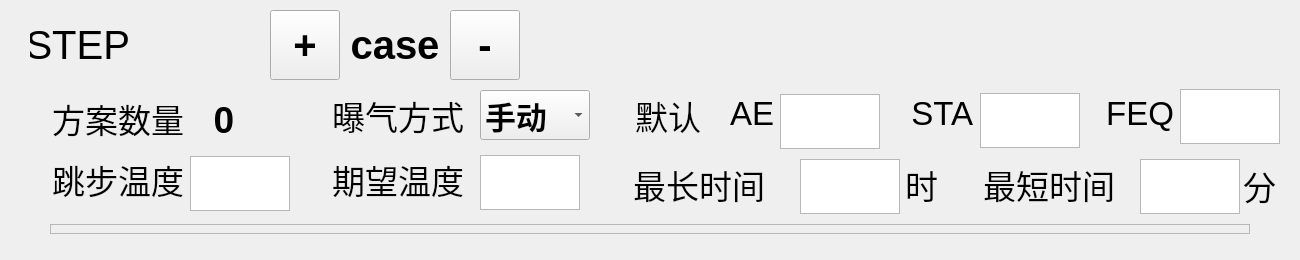
<?xml version="1.0" encoding="UTF-8"?>
<ui version="4.0">
 <class>FerStepForm</class>
 <widget class="QWidget" name="FerStepForm">
  <property name="geometry">
   <rect>
    <x>0</x>
    <y>0</y>
    <width>1300</width>
    <height>260</height>
   </rect>
  </property>
  <property name="sizePolicy">
   <sizepolicy hsizetype="Preferred" vsizetype="Preferred">
    <horstretch>0</horstretch>
    <verstretch>0</verstretch>
   </sizepolicy>
  </property>
  <property name="windowTitle">
   <string>Form</string>
  </property>
  <widget class="QLabel" name="label">
   <property name="geometry">
    <rect>
     <x>30</x>
     <y>20</y>
     <width>100</width>
     <height>50</height>
    </rect>
   </property>
   <property name="font">
    <font>
     <pointsize>30</pointsize>
    </font>
   </property>
   <property name="text">
    <string>STEP</string>
   </property>
   <property name="alignment">
    <set>Qt::AlignRight|Qt::AlignTrailing|Qt::AlignVCenter</set>
   </property>
   <property name="margin">
    <number>0</number>
   </property>
  </widget>
  <widget class="QLabel" name="step_seq_label">
   <property name="geometry">
    <rect>
     <x>140</x>
     <y>19</y>
     <width>50</width>
     <height>50</height>
    </rect>
   </property>
   <property name="font">
    <font>
     <pointsize>30</pointsize>
    </font>
   </property>
   <property name="frameShadow">
    <enum>QFrame::Raised</enum>
   </property>
   <property name="text">
    <string/>
   </property>
   <property name="alignment">
    <set>Qt::AlignCenter</set>
   </property>
   <property name="margin">
    <number>0</number>
   </property>
  </widget>
  <widget class="QLabel" name="label_2">
   <property name="geometry">
    <rect>
     <x>19</x>
     <y>154</y>
     <width>165</width>
     <height>50</height>
    </rect>
   </property>
   <property name="font">
    <font>
     <pointsize>25</pointsize>
    </font>
   </property>
   <property name="text">
    <string>跳步温度</string>
   </property>
   <property name="alignment">
    <set>Qt::AlignRight|Qt::AlignTrailing|Qt::AlignVCenter</set>
   </property>
   <property name="margin">
    <number>0</number>
   </property>
  </widget>
  <widget class="QLabel" name="label_3">
   <property name="geometry">
    <rect>
     <x>299</x>
     <y>154</y>
     <width>165</width>
     <height>50</height>
    </rect>
   </property>
   <property name="font">
    <font>
     <pointsize>25</pointsize>
    </font>
   </property>
   <property name="text">
    <string>期望温度</string>
   </property>
   <property name="alignment">
    <set>Qt::AlignRight|Qt::AlignTrailing|Qt::AlignVCenter</set>
   </property>
   <property name="margin">
    <number>0</number>
   </property>
  </widget>
  <widget class="QLabel" name="label_4">
   <property name="geometry">
    <rect>
     <x>620</x>
     <y>90</y>
     <width>81</width>
     <height>50</height>
    </rect>
   </property>
   <property name="font">
    <font>
     <pointsize>25</pointsize>
    </font>
   </property>
   <property name="text">
    <string>默认</string>
   </property>
   <property name="alignment">
    <set>Qt::AlignRight|Qt::AlignTrailing|Qt::AlignVCenter</set>
   </property>
   <property name="margin">
    <number>0</number>
   </property>
  </widget>
  <widget class="QLabel" name="label_6">
   <property name="geometry">
    <rect>
     <x>19</x>
     <y>93</y>
     <width>165</width>
     <height>50</height>
    </rect>
   </property>
   <property name="font">
    <font>
     <pointsize>25</pointsize>
    </font>
   </property>
   <property name="text">
    <string>方案数量</string>
   </property>
   <property name="alignment">
    <set>Qt::AlignRight|Qt::AlignTrailing|Qt::AlignVCenter</set>
   </property>
   <property name="margin">
    <number>0</number>
   </property>
  </widget>
  <widget class="QLabel" name="label_7">
   <property name="geometry">
    <rect>
     <x>299</x>
     <y>90</y>
     <width>165</width>
     <height>50</height>
    </rect>
   </property>
   <property name="font">
    <font>
     <pointsize>25</pointsize>
    </font>
   </property>
   <property name="text">
    <string>曝气方式</string>
   </property>
   <property name="alignment">
    <set>Qt::AlignRight|Qt::AlignTrailing|Qt::AlignVCenter</set>
   </property>
   <property name="margin">
    <number>0</number>
   </property>
  </widget>
  <widget class="QLabel" name="label_8">
   <property name="geometry">
    <rect>
     <x>600</x>
     <y>159</y>
     <width>165</width>
     <height>50</height>
    </rect>
   </property>
   <property name="font">
    <font>
     <pointsize>25</pointsize>
    </font>
   </property>
   <property name="text">
    <string>最长时间</string>
   </property>
   <property name="alignment">
    <set>Qt::AlignRight|Qt::AlignTrailing|Qt::AlignVCenter</set>
   </property>
   <property name="margin">
    <number>0</number>
   </property>
  </widget>
  <widget class="QLabel" name="label_9">
   <property name="geometry">
    <rect>
     <x>950</x>
     <y>159</y>
     <width>165</width>
     <height>50</height>
    </rect>
   </property>
   <property name="font">
    <font>
     <pointsize>25</pointsize>
    </font>
   </property>
   <property name="text">
    <string>最短时间</string>
   </property>
   <property name="alignment">
    <set>Qt::AlignRight|Qt::AlignTrailing|Qt::AlignVCenter</set>
   </property>
   <property name="margin">
    <number>0</number>
   </property>
  </widget>
  <widget class="QComboBox" name="air_mode_comboBox">
   <property name="geometry">
    <rect>
     <x>480</x>
     <y>90</y>
     <width>110</width>
     <height>50</height>
    </rect>
   </property>
   <property name="font">
    <font>
     <pointsize>23</pointsize>
     <weight>75</weight>
     <bold>true</bold>
    </font>
   </property>
   <property name="currentText">
    <string>手动</string>
   </property>
   <property name="currentIndex">
    <number>0</number>
   </property>
   <property name="maxVisibleItems">
    <number>6</number>
   </property>
   <item>
    <property name="text">
     <string>手动</string>
    </property>
   </item>
   <item>
    <property name="text">
     <string>自动</string>
    </property>
   </item>
  </widget>
  <widget class="QTextEdit" name="max_time_text_edit">
   <property name="geometry">
    <rect>
     <x>800</x>
     <y>159</y>
     <width>100</width>
     <height>55</height>
    </rect>
   </property>
   <property name="font">
    <font>
     <pointsize>25</pointsize>
    </font>
   </property>
   <property name="inputMethodHints">
    <set>Qt::ImhDigitsOnly</set>
   </property>
  </widget>
  <widget class="QTextEdit" name="min_time_text_edit">
   <property name="geometry">
    <rect>
     <x>1140</x>
     <y>159</y>
     <width>100</width>
     <height>55</height>
    </rect>
   </property>
   <property name="font">
    <font>
     <pointsize>25</pointsize>
    </font>
   </property>
   <property name="inputMethodHints">
    <set>Qt::ImhDigitsOnly</set>
   </property>
  </widget>
  <widget class="QTextEdit" name="def_ae_text_edit">
   <property name="geometry">
    <rect>
     <x>780</x>
     <y>94</y>
     <width>100</width>
     <height>55</height>
    </rect>
   </property>
   <property name="font">
    <font>
     <pointsize>25</pointsize>
    </font>
   </property>
   <property name="inputMethodHints">
    <set>Qt::ImhDigitsOnly</set>
   </property>
  </widget>
  <widget class="QTextEdit" name="def_sta_text_edit">
   <property name="geometry">
    <rect>
     <x>980</x>
     <y>93</y>
     <width>100</width>
     <height>55</height>
    </rect>
   </property>
   <property name="font">
    <font>
     <pointsize>25</pointsize>
    </font>
   </property>
   <property name="inputMethodHints">
    <set>Qt::ImhDigitsOnly</set>
   </property>
  </widget>
  <widget class="QLabel" name="label_5">
   <property name="geometry">
    <rect>
     <x>714</x>
     <y>88</y>
     <width>60</width>
     <height>50</height>
    </rect>
   </property>
   <property name="font">
    <font>
     <pointsize>25</pointsize>
    </font>
   </property>
   <property name="text">
    <string>AE</string>
   </property>
   <property name="alignment">
    <set>Qt::AlignRight|Qt::AlignTrailing|Qt::AlignVCenter</set>
   </property>
   <property name="margin">
    <number>0</number>
   </property>
  </widget>
  <widget class="QLabel" name="label_10">
   <property name="geometry">
    <rect>
     <x>893</x>
     <y>88</y>
     <width>80</width>
     <height>50</height>
    </rect>
   </property>
   <property name="font">
    <font>
     <pointsize>25</pointsize>
    </font>
   </property>
   <property name="text">
    <string>STA</string>
   </property>
   <property name="alignment">
    <set>Qt::AlignRight|Qt::AlignTrailing|Qt::AlignVCenter</set>
   </property>
   <property name="margin">
    <number>0</number>
   </property>
  </widget>
  <widget class="QTextEdit" name="step_tmp_text_edit">
   <property name="geometry">
    <rect>
     <x>190</x>
     <y>156</y>
     <width>100</width>
     <height>55</height>
    </rect>
   </property>
   <property name="font">
    <font>
     <pointsize>25</pointsize>
    </font>
   </property>
   <property name="inputMethodHints">
    <set>Qt::ImhDigitsOnly</set>
   </property>
  </widget>
  <widget class="QTextEdit" name="expect_tmp_text_edit">
   <property name="geometry">
    <rect>
     <x>480</x>
     <y>155</y>
     <width>100</width>
     <height>55</height>
    </rect>
   </property>
   <property name="font">
    <font>
     <pointsize>25</pointsize>
    </font>
   </property>
   <property name="inputMethodHints">
    <set>Qt::ImhDigitsOnly</set>
   </property>
  </widget>
  <widget class="QFrame" name="cases_frame">
   <property name="geometry">
    <rect>
     <x>50</x>
     <y>224</y>
     <width>1200</width>
     <height>10</height>
    </rect>
   </property>
   <property name="sizePolicy">
    <sizepolicy hsizetype="Preferred" vsizetype="Preferred">
     <horstretch>0</horstretch>
     <verstretch>0</verstretch>
    </sizepolicy>
   </property>
   <property name="frameShape">
    <enum>QFrame::StyledPanel</enum>
   </property>
   <property name="frameShadow">
    <enum>QFrame::Raised</enum>
   </property>
  </widget>
  <widget class="QPushButton" name="add_case_push_button">
   <property name="geometry">
    <rect>
     <x>270</x>
     <y>10</y>
     <width>70</width>
     <height>70</height>
    </rect>
   </property>
   <property name="font">
    <font>
     <pointsize>30</pointsize>
     <weight>75</weight>
     <bold>true</bold>
    </font>
   </property>
   <property name="text">
    <string>+</string>
   </property>
  </widget>
  <widget class="QPushButton" name="reduce_case_push_button">
   <property name="geometry">
    <rect>
     <x>450</x>
     <y>10</y>
     <width>70</width>
     <height>70</height>
    </rect>
   </property>
   <property name="font">
    <font>
     <pointsize>30</pointsize>
     <weight>75</weight>
     <bold>true</bold>
    </font>
   </property>
   <property name="text">
    <string>-</string>
   </property>
  </widget>
  <widget class="QLabel" name="label_11">
   <property name="geometry">
    <rect>
     <x>350</x>
     <y>20</y>
     <width>90</width>
     <height>50</height>
    </rect>
   </property>
   <property name="font">
    <font>
     <pointsize>30</pointsize>
     <weight>75</weight>
     <bold>true</bold>
    </font>
   </property>
   <property name="text">
    <string>case</string>
   </property>
   <property name="alignment">
    <set>Qt::AlignCenter</set>
   </property>
  </widget>
  <widget class="QLabel" name="plan_num_label">
   <property name="geometry">
    <rect>
     <x>199</x>
     <y>100</y>
     <width>50</width>
     <height>40</height>
    </rect>
   </property>
   <property name="font">
    <font>
     <pointsize>28</pointsize>
     <weight>75</weight>
     <bold>true</bold>
    </font>
   </property>
   <property name="text">
    <string>0</string>
   </property>
   <property name="alignment">
    <set>Qt::AlignCenter</set>
   </property>
  </widget>
  <widget class="QTextEdit" name="def_frq_text_edit">
   <property name="geometry">
    <rect>
     <x>1180</x>
     <y>89</y>
     <width>100</width>
     <height>55</height>
    </rect>
   </property>
   <property name="font">
    <font>
     <pointsize>25</pointsize>
    </font>
   </property>
   <property name="inputMethodHints">
    <set>Qt::ImhDigitsOnly</set>
   </property>
  </widget>
  <widget class="QLabel" name="label_12">
   <property name="geometry">
    <rect>
     <x>1094</x>
     <y>88</y>
     <width>80</width>
     <height>50</height>
    </rect>
   </property>
   <property name="font">
    <font>
     <pointsize>25</pointsize>
    </font>
   </property>
   <property name="text">
    <string>FEQ</string>
   </property>
   <property name="alignment">
    <set>Qt::AlignRight|Qt::AlignTrailing|Qt::AlignVCenter</set>
   </property>
   <property name="margin">
    <number>0</number>
   </property>
  </widget>
  <widget class="QLabel" name="label_13">
   <property name="geometry">
    <rect>
     <x>903</x>
     <y>159</y>
     <width>35</width>
     <height>50</height>
    </rect>
   </property>
   <property name="font">
    <font>
     <pointsize>25</pointsize>
    </font>
   </property>
   <property name="text">
    <string>时</string>
   </property>
   <property name="alignment">
    <set>Qt::AlignRight|Qt::AlignTrailing|Qt::AlignVCenter</set>
   </property>
   <property name="margin">
    <number>0</number>
   </property>
  </widget>
  <widget class="QLabel" name="label_14">
   <property name="geometry">
    <rect>
     <x>1241</x>
     <y>160</y>
     <width>35</width>
     <height>50</height>
    </rect>
   </property>
   <property name="font">
    <font>
     <pointsize>25</pointsize>
    </font>
   </property>
   <property name="text">
    <string>分</string>
   </property>
   <property name="alignment">
    <set>Qt::AlignRight|Qt::AlignTrailing|Qt::AlignVCenter</set>
   </property>
   <property name="margin">
    <number>0</number>
   </property>
  </widget>
 </widget>
 <resources/>
 <connections/>
</ui>
